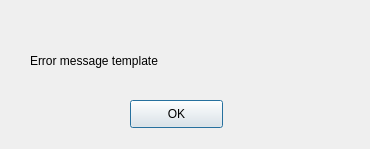
<?xml version="1.0" encoding="UTF-8"?>
<ui version="4.0">
 <class>ErrorWindow</class>
 <widget class="QDialog" name="ErrorWindow">
  <property name="geometry">
   <rect>
    <x>0</x>
    <y>0</y>
    <width>370</width>
    <height>149</height>
   </rect>
  </property>
  <property name="windowTitle">
   <string>Error</string>
  </property>
  <widget class="QLabel" name="label">
   <property name="geometry">
    <rect>
     <x>30</x>
     <y>40</y>
     <width>311</width>
     <height>41</height>
    </rect>
   </property>
   <property name="text">
    <string>Error message template</string>
   </property>
  </widget>
  <widget class="QPushButton" name="pushButton">
   <property name="geometry">
    <rect>
     <x>130</x>
     <y>100</y>
     <width>93</width>
     <height>28</height>
    </rect>
   </property>
   <property name="text">
    <string>OK</string>
   </property>
  </widget>
 </widget>
 <resources/>
 <connections/>
</ui>
